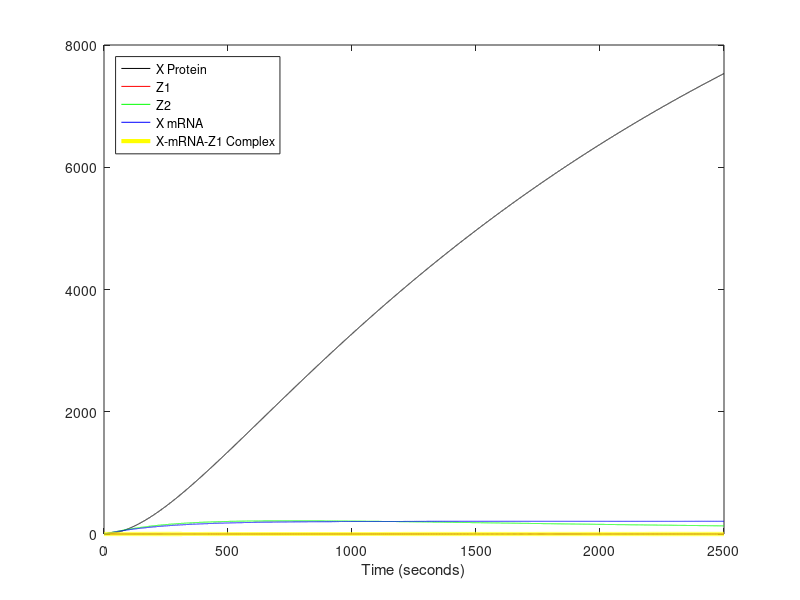

This figure's MATLAB source:
function AntitheticsRNA
clear; clc; clf;
% This is a model of the antithetic controller under translational control
% via sRNAs.
%% Initialising Global Parameters 
global tau_1
global k_1
global theta
global delta_s
global k_2
global B
global U 
global tau_2 
global k_3
global K
global alpha 
global delta_m 
global delta_c
global delta_p 
global T_1
global T_0 

%% Parameter Values
tau_1    = 0.09;        % Leaky transcription rate of Z_1 
k_1      = 0.85;        % Maximal transcription rate of Z_1
theta    = 0.05;        % Annihilation rate of Z_1 and Z_2 
delta_s  = 0.0008;      % sRNA degradation/dilution rate
k_2      = 0.000000224; % Z_1 sRNA and X mRNA binding rate 
B        = 2600;        % A binding rate for U mediated induction of Z_1 
U        = 0.45;        % Concentration of the inducer for Z_1 transcription 
tau_2    = 0.09;        % Leaky transcription of Z_2 
k_3      = 0.85;        % Maximal transcription rate of Z_2
K        = 600;         % Dissociation constant for X Protein (this is a pretty random number)
alpha    = 0.85;        % Transcription rate of X mRNA 
delta_m  = 0.0041;      % degradation rate of X mRNA 
delta_c  = 0.0041;      % degradation rate of sRNA-mRNA complex 
delta_p  = 0.00039;     % degradation rate of the X protein
T_1      = 0.0243;      % Translation rate of X from X mRNA 
T_0      = 0;           % Leaky translation rate of X from the sRNA-mRNA complex - currently assuming no leak

%% State is [Z_1 Z_2 X_m X_P C]
s0       = [0 0 0 0 0]; % Initial values of the states in the ODE model 

%% Generate the simulation 
Tend     = 2500;        % End time value -- This is currently random 
ODEFUN   = @antitheticsrnaddt;
[t, S] = ode45(ODEFUN, [0,Tend], s0);

%% Generate Plot Figure
figure(1);
set(gca, 'fontsize', 14);
plot(t, S(:,4), 'k', t, S(:,1), 'r', t, S(:,2), 'g', t, S(:,3), 'b', t, S(:,5), 'y', 'LineWidth', 3);
legend('X Protein', 'Z1', 'Z2', 'X mRNA', 'X-mRNA-Z1 Complex', 'Location', 'northwest');
xlabel('Time (seconds)');

end

%% Dynamics 
function dS = antitheticsrnaddt(t, S);

global tau_1;
global k_1;
global theta;
global delta_s;
global k_2;
global B;
global U; 
global tau_2; 
global k_3;
global K;
global alpha; 
global delta_m; 
global delta_c;
global delta_p;
global T_1;
global T_0;

Z_1 = S(1);
Z_2 = S(2);
X_m = S(3);
X_P = S(4);
C   = S(5);

dZ_1dt = tau_1 + ((k_1 * U)/(B + U)) - (theta * Z_1 * Z_2) - (delta_s * Z_1) - (k_2 * Z_1 * X_m);
dZ_2dt = tau_2 + ((k_3 * K) / (K + X_P)) - (delta_s * Z_2) - (theta * Z_1 * Z_2);
dX_mdt = alpha - (delta_m * X_m) - (k_2 * Z_1 * X_m);
dX_Pdt = (T_1 * X_m) + (T_0 * C) - (delta_p * X_P);
dCdt   = (k_2 * Z_1 * X_m) - (delta_c * C);

dS = [dZ_1dt; dZ_2dt; dX_mdt; dX_Pdt; dCdt];

end 